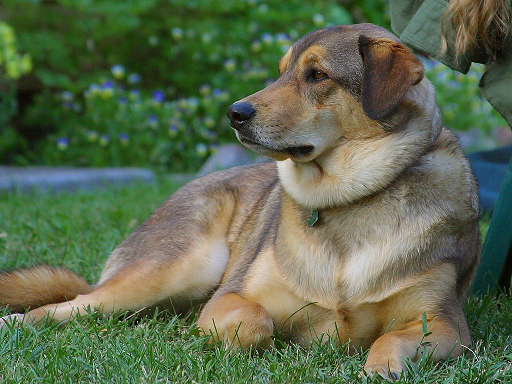
%> input picture data/Lazysnapping_data/dog.PNG, 512 x 384 px
$ octave Graph_cut_test.m   (GNU Octave 9; MATLAB toolbox functions it lacks are replaced by stand-ins)
%> lines starting %> are read from the running program, lines starting %| are printed output that depends on the picture
### Graph_cut.m
function [img_label,masked_img] = Graph_cut(im_in,gray_stroke,color1,color2,k)
if nargin < 3, color1 = 76,color2 = 31, k = 3; end
%rgb = im2double(im_in);
rgb = double(im_in);
[H,W,channel] = size(rgb);
%from row than to col
rgbvector = reshape(rgb,[H*W,3]);
gray = rgb2gray(gray_stroke);
% 76 red
%class = gray == color1;
%classvector = reshape(class,[H*W,1]);
classvector = zeros([H*W,1]);

pairwise1 = SmoothCost(rgbvector,H,W);
%ball backcolor 29
[prob_f,prob_b] = DataCost(rgbvector,gray,color1,color2,k);
%UNARY = cat(3,prob_f,prob_b);
%una = reshape(UNARY,[H*W,2]);
%original 1,0;0,1
una = [transpose(prob_f);transpose(prob_b)];
labelcost = [0,1;1,0];

[labels E Eafter] = GCMex(double(classvector), single(una), pairwise1, single(labelcost),0);
img_label =  reshape(labels,[H,W]);
%imshow(img_label);
masked_img = im_in;
masked_img(repmat(~img_label,[1,1,3])) = 0;
%imshow(masked_img);
end

### SmoothCost.m
function pairwise1 = SmoothCost(rgbvector,H,W,sigma )
if nargin < 4, sigma = 1; end
pairwise1 = sparse(H*W,H*W);


for N = 1:H*W
    reminder = rem(N,H);
    result = fix(N/H);
    if reminder ~= 0
        w_dif = exp(-1/2*((norm(rgbvector(N,:)-rgbvector(N+1,:))/sigma)^2));
        pairwise1(N, N+1) = w_dif; end
    if reminder ~= 1
        w_dif = exp(-1/2*((norm(rgbvector(N,:)-rgbvector(N-1,:))/sigma)^2));
        pairwise1(N, N-1) = w_dif; end
    if result < W-1
        w_dif = exp(-1/2*((norm(rgbvector(N,:)-rgbvector(reminder+ (result+1)*H,:))/sigma)^2));
        pairwise1(N, reminder+ (result+1)*H) = w_dif; end
    if result ~= 0
        if result ==1 & reminder == 0
            continue
        else
            w_dif = exp(-1/2*((norm(rgbvector(N,:)-rgbvector(reminder+ (result-1)*H,:))/sigma)^2));
            pairwise1(N, reminder+ (result-1)*H) = w_dif; end
end
end

### Graph_cut_test.m
close all; clear all;clc;
addpath('./GCMex');
im_in = imread('data/Lazysnapping_data/dog.PNG');
%> im_in is the input picture: size 384x512x3 uint8; mean R, G, B 93.5, 106.4, 78.6

gray_stroke = imread('data/Lazysnapping_data/dog stroke.png');
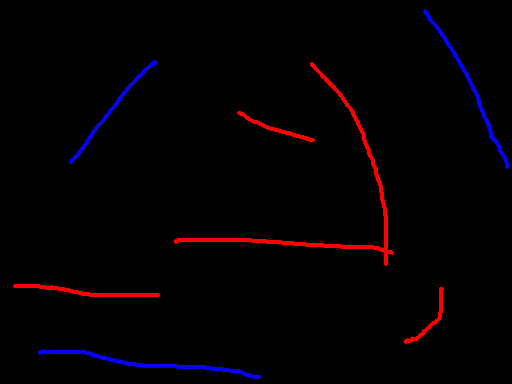
%> input picture data/Lazysnapping_data/dog stroke.png, 512 x 384 px
%> gray_stroke is the input picture: size 384x512x3 uint8; mean R, G, B 4, 0, 2.8


[img_label,masked_img] = Graph_cut(im_in,gray_stroke,76,31,5);
%> in Graph_cut, `gray = rgb2gray(gray_stroke);`:
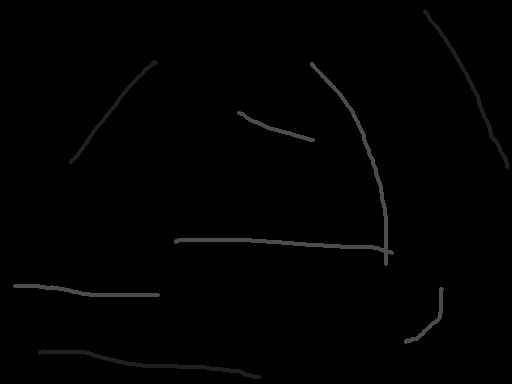
%> gray: size 384x512 uint8; min 0, max 76, mean 1.5
%> (the run ends here)
